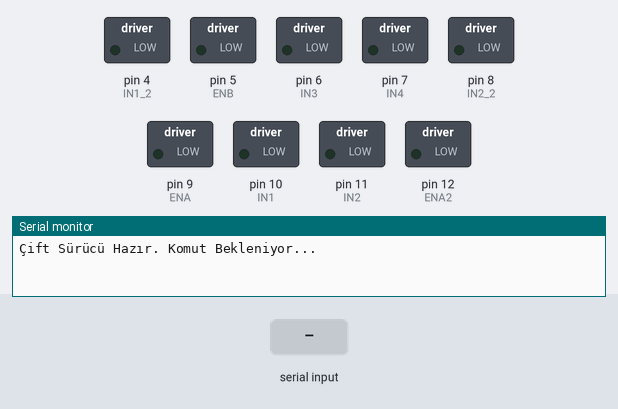
The sketch below on a simulated Arduino Uno, built with avr-gcc and run on an emulated ATmega328P. Parts: switched loads named in the sketch (green lamp = pin HIGH), the last lines printed to the serial monitor. The test bench sets the inputs (shaded band).

Above: at 1.2 s.
1.3 s: "F" received over the second serial link
At 2.5 s:
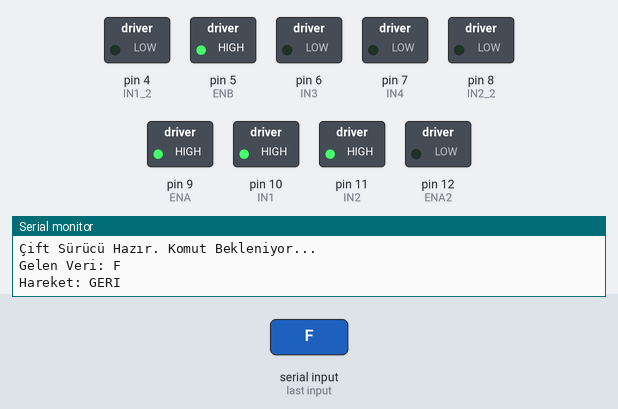
2.8 s: "B" received over the second serial link
At 3.6 s:
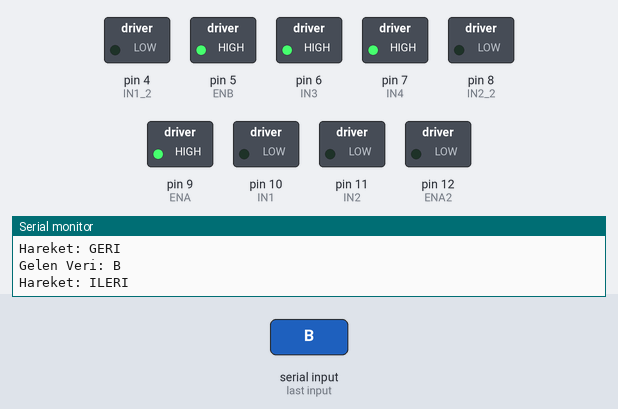
4.3 s: "L" received over the second serial link
At 4.8 s:
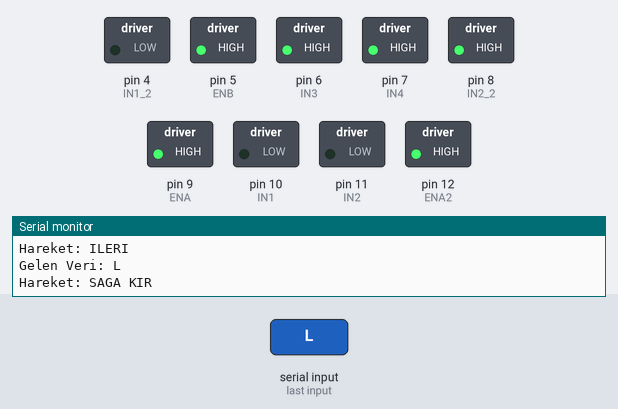
5.8 s: "R" received over the second serial link
At 7.0 s:
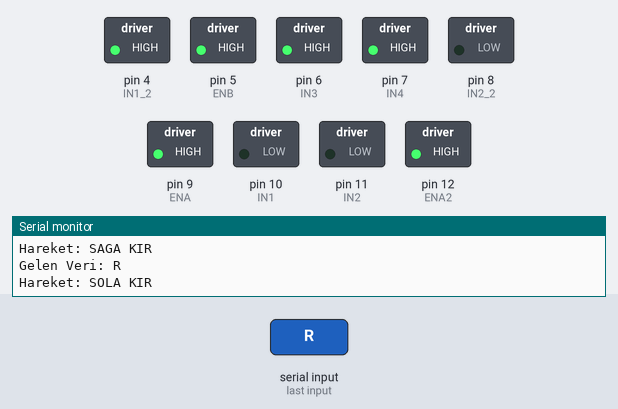
7.3 s: "F" received over the second serial link
At 8.2 s:
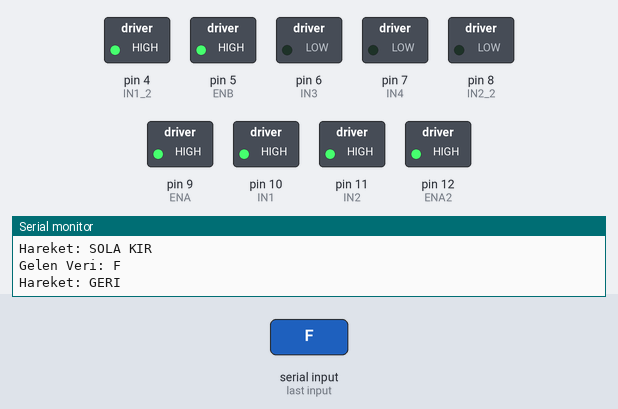
8.8 s: "L" received over the second serial link
At 9.4 s:
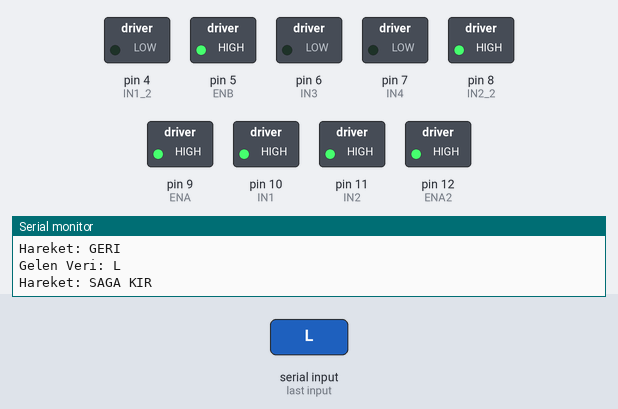
Timing chart, 0 to 11.3 s (numbered marks = the images above; inputs shaded):
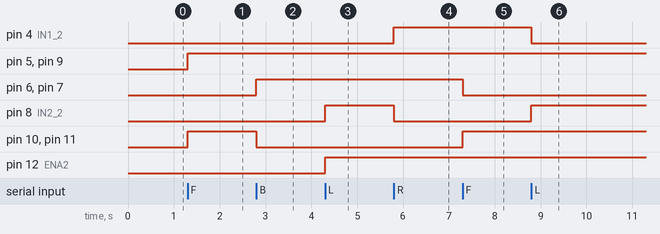

Measured:
- after the input at 1.3 s, pin 5 (ENB), pin 9 (ENA), pin 10 (IN1), pin 11 (IN2): LOW → HIGH at once
- after the input at 2.8 s, pin 6 (IN3), pin 7 (IN4): LOW → HIGH at once; pin 10 (IN1), pin 11 (IN2): HIGH → LOW at once
- after the input at 4.3 s, pin 8 (IN2_2), pin 12 (ENA2): LOW → HIGH at once
- after the input at 5.8 s, pin 4 (IN1_2): LOW → HIGH at once; pin 8 (IN2_2): HIGH → LOW at once
- after the input at 7.3 s, pin 6 (IN3), pin 7 (IN4): HIGH → LOW at once; pin 10 (IN1), pin 11 (IN2): LOW → HIGH at once
- after the input at 8.8 s, pin 4 (IN1_2): HIGH → LOW at once; pin 8 (IN2_2): LOW → HIGH at once

The sketch:

rc-car-uno.ino
```cpp
#include <SoftwareSerial.h>

SoftwareSerial bluetooth(2, 3);

// --- BİRİNCİ SÜRÜCÜ PİNLERİ (İleri-Geri) ---
const int ENA = 9;
const int IN1 = 10;
const int IN3 = 6;
const int ENB = 5;
const int IN2 = 11;
const int IN4 = 7;

// --- İKİNCİ SÜRÜCÜ PİNLERİ (Sağ-Sol) ---
const int ENA2 = 12;
const int IN1_2 = 4;
const int IN2_2 = 8;

char veri;
int hiz = 255;

void setup() {
  // Birinci Sürücü Çıkış Tanımlamaları
  pinMode(ENA, OUTPUT); pinMode(IN1, OUTPUT); pinMode(IN3, OUTPUT);
  pinMode(ENB, OUTPUT); pinMode(IN2, OUTPUT); pinMode(IN4, OUTPUT);

  // İkinci Sürücü Çıkış Tanımlamaları
  pinMode(ENA2, OUTPUT); pinMode(IN1_2, OUTPUT); pinMode(IN2_2, OUTPUT);

  bluetooth.begin(9600);
  Serial.begin(9600);
  Serial.println("Çift Sürücü Hazır. Komut Bekleniyor...");
}

void loop() {
  if (bluetooth.available() > 0) {
    veri = bluetooth.read();
    Serial.print("Gelen Veri: "); Serial.println(veri);

    // --- İLERİ / GERİ KONTROLÜ ---
    if (veri == 'F') {
      geri();
    }
    else if (veri == 'B') {
      ileri();
    }
    // --- SAĞ / SOL KONTROLÜ ---
    else if (veri == 'L') {
      sag();
    }
    else if (veri == 'R') {
      sol();
    }
    // --- DURMA ---
    else if (veri == 'S') {
      dur();
    }
  }
}

// --- HAREKET FONKSİYONLARI ---

void ileri() {
  analogWrite(ENA, hiz);
  digitalWrite(IN1, LOW);   digitalWrite(IN3, HIGH);
  analogWrite(ENB, hiz);
  digitalWrite(IN2, LOW);   digitalWrite(IN4, HIGH);
  Serial.println("Hareket: ILERI");
}

void geri() {
  analogWrite(ENA, hiz);
  digitalWrite(IN1, HIGH);  digitalWrite(IN3, LOW);
  analogWrite(ENB, hiz);
  digitalWrite(IN2, HIGH);  digitalWrite(IN4, LOW);
  Serial.println("Hareket: GERI");
}

void sol() {
  analogWrite(ENA2, hiz);
  digitalWrite(IN1_2, HIGH);
  digitalWrite(IN2_2, LOW);
  Serial.println("Hareket: SOLA KIR");
}

void sag() {
  analogWrite(ENA2, hiz);
  digitalWrite(IN1_2, LOW);
  digitalWrite(IN2_2, HIGH);
  Serial.println("Hareket: SAGA KIR");
}

void dur() {
  // Tüm motorları ve tüm sürücüleri durdurur
  digitalWrite(IN1, LOW);   digitalWrite(IN3, LOW);
  digitalWrite(IN2, LOW);   digitalWrite(IN4, LOW);
  digitalWrite(IN1_2, LOW); digitalWrite(IN2_2, LOW);
  analogWrite(ENA, 0);
  analogWrite(ENB, 0);
  analogWrite(ENA2, 0);
  Serial.println("Hareket: DUR");
}
```
